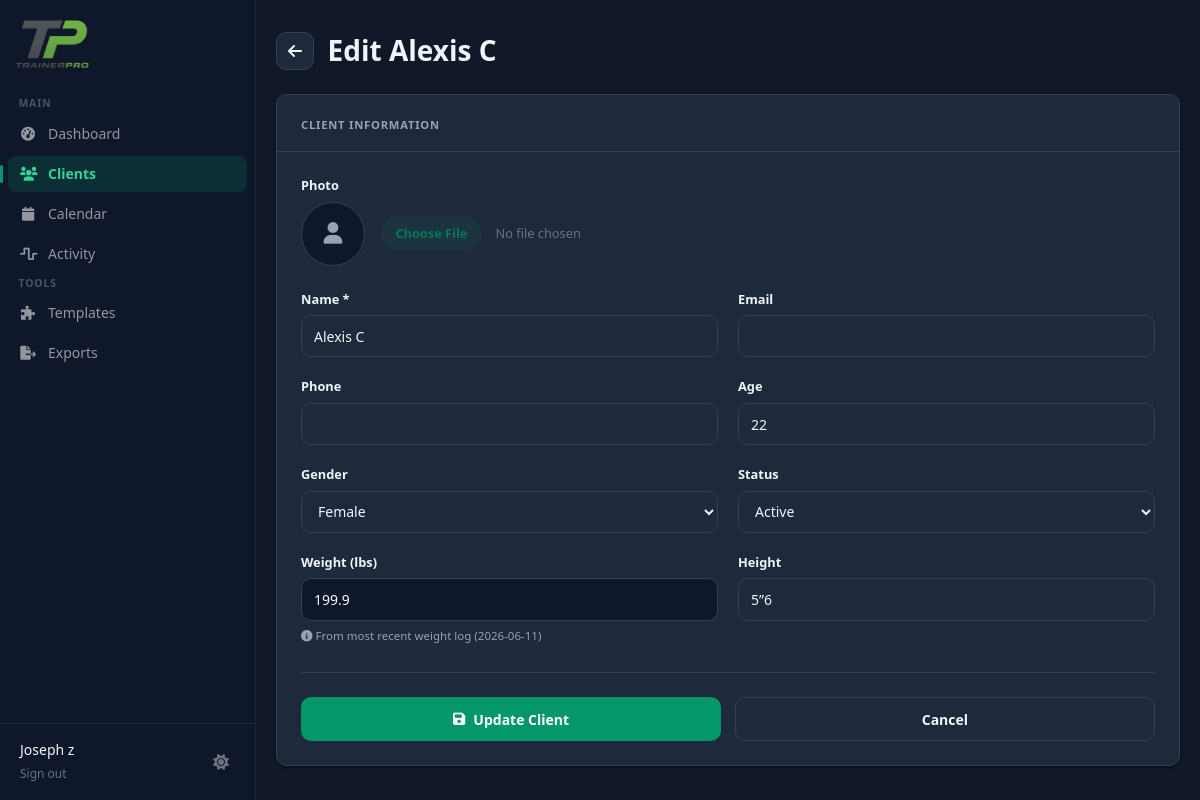
Page /clients/58c59226-0646-438e-bb46-f90f08c71751/edit (signed in) on the earlier database version.
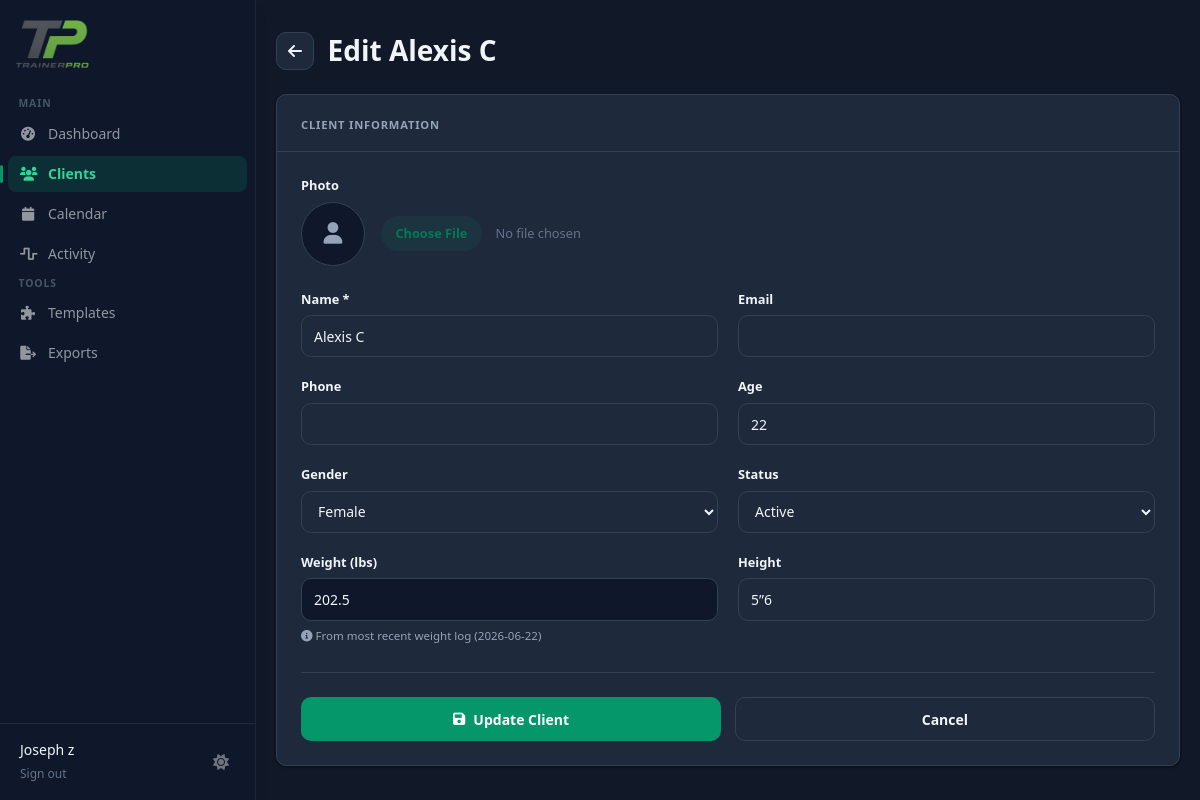
Same page on the later database version.
### tables this page shows
CREATE TABLE weight_logs (
            id TEXT PRIMARY KEY,
            client_id TEXT NOT NULL,
            date DATE NOT NULL,
            weight REAL NOT NULL,
            notes TEXT,
            created_at TIMESTAMP DEFAULT CURRENT_TIMESTAMP,
            updated_at TIMESTAMP,
            FOREIGN KEY (client_id) REFERENCES clients (id),
            UNIQUE(client_id, date)
        );

### app.py (the view, shortened to what this page needs)
@app.route('/clients/<client_id>/edit', methods=['GET', 'POST'])
@login_required
def edit_client(client_id):
    conn = get_db()
    client = conn.execute('''
        SELECT * FROM clients WHERE id = ? AND trainer_id = ?
    ''', (client_id, session['user_id'])).fetchone()
    if not client:
        conn.close()
        flash('Client not found')
        return redirect(url_for('clients'))
    latest_weight_log = conn.execute('''
        SELECT weight, date FROM weight_logs
        WHERE client_id = ?
        ORDER BY date DESC
        LIMIT 1
    ''', (client_id,)).fetchone()
    latest_weight = latest_weight_log['weight'] if latest_weight_log else None
    latest_weight_date = latest_weight_log['date'] if latest_weight_log else None
    portal_account_row = conn.execute('''
        SELECT access_code, is_active, last_login
        FROM client_accounts WHERE client_id = ?
    ''', (client_id,)).fetchone()
    portal_account = dict(portal_account_row) if portal_account_row else None
    conn.close()
    return render_template('dashboard/clients/edit.html',
                           client=client,
                           latest_weight=latest_weight,
                           latest_weight_date=latest_weight_date,
                           portal_account=portal_account)

### auth_utils.py (called while the page is built)
def login_required(f):
    @wraps(f)
    def decorated_function(*args, **kwargs):
        if 'user_id' not in session:
            return redirect(url_for('login'))
        return f(*args, **kwargs)
    return decorated_function

### db.py (called while the page is built)
def get_db():
    conn = sqlite3.connect(DB_PATH)
    conn.row_factory = sqlite3.Row
    return conn

### templates/dashboard/clients/edit.html (shortened to what this page needs)
{% extends "base.html" %}
{% block content %}
<div class="ec-wrap">
  <div class="ec-head">
    <a href="{{ url_for('client_detail', client_id=client.id) }}" class="ec-back" aria-label="Back to client details">
      <i class="fas fa-arrow-left"></i>
    </a>
    <h1 class="ec-title">Edit {{ client.name }}</h1>
  </div>
  <div class="ec-card">
    <div class="ec-card-head">
      <span class="ec-card-label">Client Information</span>
    </div>
    <div class="ec-card-body">
      <form method="POST" enctype="multipart/form-data">
        <div>
          <label class="ec-label">Photo</label>
          <div class="ec-photo-row">
            {% if client.photo_url %}
              <img src="{{ url_for('static', filename=client.photo_url) }}" alt="{{ client.name }}" class="ec-avatar">
            {% else %}
              <div class="ec-avatar-fallback"><i class="fas fa-user"></i></div>
            {% endif %}
            <input type="file" name="photo" accept="image/*" class="ec-file">
          </div>
        </div>
        <div class="ec-grid">
          <div>
            <label class="ec-label">Name *</label>
            <input type="text" name="name" value="{{ client.name }}" required class="ec-input">
          </div>
          <div>
            <label class="ec-label">Email</label>
            <input type="email" name="email" value="{{ client.email or '' }}" class="ec-input">
          </div>
          <div>
            <label class="ec-label">Phone</label>
            <input type="tel" name="phone" value="{{ client.phone or '' }}" class="ec-input">
          </div>
          <div>
            <label class="ec-label">Age</label>
            <input type="number" name="age" value="{{ client.age or '' }}" min="1" max="120" class="ec-input">
          </div>
          <div>
            <label class="ec-label">Gender</label>
            <select name="gender" class="ec-select">
              <option value="female" {{ 'selected' if client.gender == 'female' else '' }}>Female</option>
            </select>
          </div>
          <div>
            <label class="ec-label">Status</label>
            <select name="status" class="ec-select">
              <option value="active" {{ 'selected' if client.status == 'active' else '' }}>Active</option>
            </select>
          </div>
          <div>
            <label class="ec-label">Weight (lbs)</label>
            <input type="number" name="weight" value="{{ latest_weight or '' }}" step="0.1" readonly class="ec-input ec-input--readonly">
            {% if latest_weight %}
            <p class="ec-hint"><i class="fas fa-info-circle"></i> From most recent weight log ({{ latest_weight_date }})</p>
            {% else %}
            <p class="ec-hint"><i class="fas fa-info-circle"></i> No weight logs yet. <a href="{{ url_for('client_weight_logs', client_id=client.id) }}">Add one</a></p>
            {% endif %}
          </div>
          <div>
            <label class="ec-label">Height</label>
            <input type="text" name="height" value="{{ client.height or '' }}" placeholder="e.g., 5'9&quot; or 175cm" class="ec-input">
          </div>
        </div>
        <div class="ec-actions">
          <button type="submit" class="ec-btn ec-btn--primary">
            <i class="fas fa-save"></i> Update Client
          </button>
          <a href="{{ url_for('client_detail', client_id=client.id) }}" class="ec-btn ec-btn--ghost">
            Cancel
          </a>
        </div>
      </form>
    </div>
  </div>
</div>
{% endblock %}

Differences in the rows shown:
removed weight_logs: weight "199.9", date "2026-06-11"
added weight_logs: weight "202.5", date "2026-06-22"
